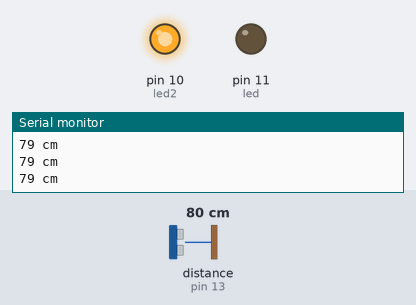
Recording of a sketch running on a simulated Arduino Uno, built with avr-gcc and run on an emulated ATmega328P. Shown: output pins drawn as LEDs (lit = HIGH), the last lines printed to the serial monitor. Wiring (inferred from the names in the program): ultrasonic range finder: trigger pin 12; echo pin 13. Inputs (shaded band) come from the test bench; at power-on: distance to the obstacle (sensor on pin 13) 80 cm. The echo pulse lasts 58.3 µs per cm; pins used as bus, display or sensor lines are not drawn.

Above: at 1.3 s.
1.4 s: distance to the obstacle (sensor on pin 13) set to 23 cm
2.9 s: distance to the obstacle (sensor on pin 13) set to 18 cm
At 3.4 s:
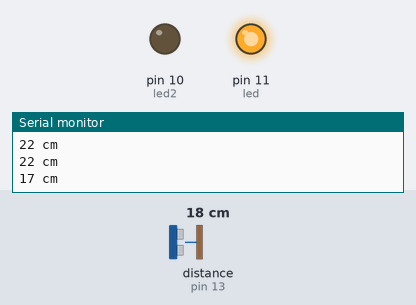
4.5 s: distance to the obstacle (sensor on pin 13) set to 35 cm
At 4.8 s:
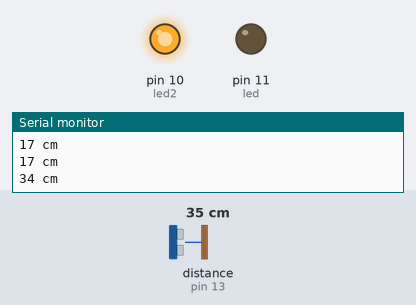
6.0 s: distance to the obstacle (sensor on pin 13) set to 2 cm
At 7.4 s:
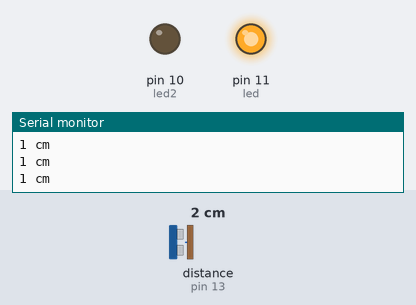
Timing chart, 0 to 8.5 s (numbered marks = the images above; inputs shaded):
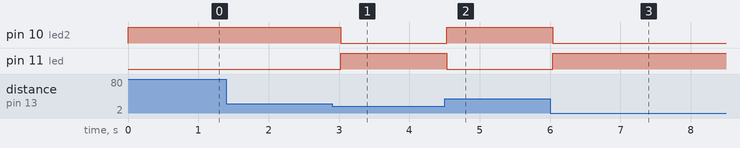

The sketch:

Senior_Project_LED_Experiment.ino
```cpp
#define trigPin 12
#define echoPin 13
#define led 11
#define led2 10


void setup() {
  Serial.begin (9600);                //Begin serial data log
  pinMode(trigPin, OUTPUT);           //Define trigPin as output pin 12
  pinMode(echoPin, INPUT);            //Define echoPin as input pin 13
  pinMode(led, OUTPUT);               //Define Red LED
  pinMode(led2, OUTPUT);              //Define Green LED
}

void loop() {
  long duration, distance;            //Create duration and distance variable
  digitalWrite(trigPin, LOW);         //Digital write low for trig
  delayMicroseconds(2);               //Delay
  digitalWrite(trigPin, HIGH);        //Digital write high for trig
  delayMicroseconds(10);              //Delay
  digitalWrite(trigPin, LOW);         //Digital write low for trig
  duration = pulseIn(echoPin, HIGH);  //Define duration variable
  distance = (duration/2) / 29.1;     //Define distance variable. 29.1 is ultrasonic constant
  if (distance < 20) {                //If statement for LED On/Off
  digitalWrite(led,HIGH);             //When the Red condition is met
  digitalWrite(led2,LOW);             //The Green LED should turn off
}
  else {
    digitalWrite(led,LOW);            //Else, Red LED turns off
    digitalWrite(led2,HIGH);          //Green LED turns on
  }
  if (distance >= 200 || distance <= 0){  //if 0 >= distance >= 20 cm
    Serial.println("Out of range");       //Print "Out of Range
  }
  else {
    Serial.print(distance);           //Write distance to serial port
    Serial.println(" cm");            //Print "cm" after value
  }
  delay(500);                         //Delay

}
```

Measured:
- the behaviour switches between 21 and 20 cm on distance to the obstacle (sensor on pin 13) (found by bisection; images 0 and 1)
- after the input at 2.9 s, pin 10 (led2): HIGH → LOW after 0.12 s; pin 11 (led): LOW → HIGH after 0.12 s
- after the input at 4.5 s, pin 10 (led2): LOW → HIGH at once; pin 11 (led): HIGH → LOW at once
- after the input at 6.0 s, pin 10 (led2): HIGH → LOW at once; pin 11 (led): LOW → HIGH at once
